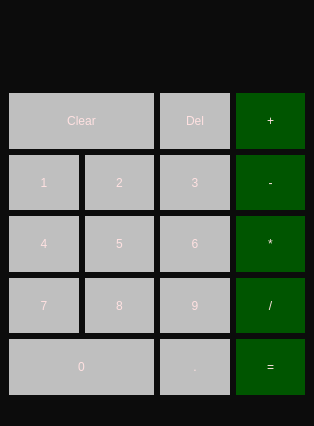
<?xml version="1.0" encoding="UTF-8"?>
<ui version="4.0">
 <class>MainWindow</class>
 <widget class="QMainWindow" name="MainWindow">
  <property name="geometry">
   <rect>
    <x>0</x>
    <y>0</y>
    <width>314</width>
    <height>426</height>
   </rect>
  </property>
  <property name="windowTitle">
   <string>MainWindow</string>
  </property>
  <property name="styleSheet">
   <string notr="true">background-color: rgb(12, 12, 12);</string>
  </property>
  <widget class="QWidget" name="centralwidget">
   <layout class="QVBoxLayout" name="verticalLayout">
    <item>
     <layout class="QGridLayout" name="gridLayout">
      <item row="1" column="0" colspan="2">
       <widget class="QPushButton" name="push_clear">
        <property name="sizePolicy">
         <sizepolicy hsizetype="MinimumExpanding" vsizetype="Preferred">
          <horstretch>0</horstretch>
          <verstretch>10</verstretch>
         </sizepolicy>
        </property>
        <property name="styleSheet">
         <string notr="true">QPushButton
{
font: 75 20pt &quot;Ms Shell Dlg 2&quot;;
color:rgb(255, 225, 225);
background-color: rgb(191, 191, 191);
border-radius: 30pt;
}

QPushButton:hover
{
color:rgb(61,61,61);
background-color:rgb(238,238,238);
}
QPushBotton{background-color(208,0,0); color:rgb(255,255,255);  }</string>
        </property>
        <property name="text">
         <string>Clear</string>
        </property>
       </widget>
      </item>
      <item row="5" column="0" colspan="2">
       <widget class="QPushButton" name="push_zero">
        <property name="sizePolicy">
         <sizepolicy hsizetype="MinimumExpanding" vsizetype="Preferred">
          <horstretch>0</horstretch>
          <verstretch>10</verstretch>
         </sizepolicy>
        </property>
        <property name="styleSheet">
         <string notr="true">QPushButton
{
font: 75 20pt &quot;Ms Shell Dlg 2&quot;;
color:rgb(255, 225, 225);
background-color: rgb(191, 191, 191);
border-radius: 30pt;
}

QPushButton:hover
{
color:rgb(61,61,61);
background-color:rgb(238,238,238);
}
QPushBotton{background-color(208,0,0); color:rgb(255,255,255);  }</string>
        </property>
        <property name="text">
         <string>0</string>
        </property>
       </widget>
      </item>
      <item row="5" column="2">
       <widget class="QPushButton" name="push_point">
        <property name="sizePolicy">
         <sizepolicy hsizetype="MinimumExpanding" vsizetype="Preferred">
          <horstretch>0</horstretch>
          <verstretch>10</verstretch>
         </sizepolicy>
        </property>
        <property name="styleSheet">
         <string notr="true">QPushButton
{
font: 75 20pt &quot;Ms Shell Dlg 2&quot;;
color:rgb(255, 225, 225);
background-color: rgb(191, 191, 191);
border-radius: 30pt;
}

QPushButton:hover
{
color:rgb(61,61,61);
background-color:rgb(238,238,238);
}
QPushBotton{background-color(208,0,0); color:rgb(255,255,255);  }</string>
        </property>
        <property name="text">
         <string>.</string>
        </property>
       </widget>
      </item>
      <item row="3" column="0">
       <widget class="QPushButton" name="push_4">
        <property name="sizePolicy">
         <sizepolicy hsizetype="MinimumExpanding" vsizetype="Preferred">
          <horstretch>0</horstretch>
          <verstretch>10</verstretch>
         </sizepolicy>
        </property>
        <property name="styleSheet">
         <string notr="true">QPushButton
{
font: 75 20pt &quot;Ms Shell Dlg 2&quot;;
color:rgb(255, 225, 225);
background-color: rgb(191, 191, 191);
border-radius: 30pt;
}

QPushButton:hover
{
color:rgb(61,61,61);
background-color:rgb(238,238,238);
}
QPushBotton{background-color(208,0,0); color:rgb(255,255,255);  }</string>
        </property>
        <property name="text">
         <string>4</string>
        </property>
       </widget>
      </item>
      <item row="2" column="0">
       <widget class="QPushButton" name="push_1">
        <property name="sizePolicy">
         <sizepolicy hsizetype="MinimumExpanding" vsizetype="Preferred">
          <horstretch>0</horstretch>
          <verstretch>10</verstretch>
         </sizepolicy>
        </property>
        <property name="styleSheet">
         <string notr="true">QPushButton
{
font: 75 20pt &quot;Ms Shell Dlg 2&quot;;
color:rgb(255, 225, 225);
background-color: rgb(191, 191, 191);
border-radius: 30pt;
}

QPushButton:hover
{
color:rgb(61,61,61);
background-color:rgb(238,238,238);
}
QPushBotton{background-color(208,0,0); color:rgb(255,255,255);  }</string>
        </property>
        <property name="text">
         <string>1</string>
        </property>
       </widget>
      </item>
      <item row="1" column="2">
       <widget class="QPushButton" name="push_del">
        <property name="sizePolicy">
         <sizepolicy hsizetype="MinimumExpanding" vsizetype="Preferred">
          <horstretch>0</horstretch>
          <verstretch>10</verstretch>
         </sizepolicy>
        </property>
        <property name="styleSheet">
         <string notr="true">QPushButton
{
font: 75 20pt &quot;Ms Shell Dlg 2&quot;;
color:rgb(255, 225, 225);
background-color: rgb(191, 191, 191);
border-radius: 30pt;
}

QPushButton:hover
{
color:rgb(61,61,61);
background-color:rgb(238,238,238);
}
QPushBotton{background-color(208,0,0); color:rgb(255,255,255);  }</string>
        </property>
        <property name="text">
         <string>Del</string>
        </property>
       </widget>
      </item>
      <item row="4" column="2">
       <widget class="QPushButton" name="push_9">
        <property name="sizePolicy">
         <sizepolicy hsizetype="MinimumExpanding" vsizetype="Preferred">
          <horstretch>0</horstretch>
          <verstretch>10</verstretch>
         </sizepolicy>
        </property>
        <property name="styleSheet">
         <string notr="true">QPushButton
{
font: 75 20pt &quot;Ms Shell Dlg 2&quot;;
color:rgb(255, 225, 225);
background-color: rgb(191, 191, 191);
border-radius: 30pt;
}

QPushButton:hover
{
color:rgb(61,61,61);
background-color:rgb(238,238,238);
}
QPushBotton{background-color(208,0,0); color:rgb(255,255,255);  }</string>
        </property>
        <property name="text">
         <string>9</string>
        </property>
       </widget>
      </item>
      <item row="5" column="3">
       <widget class="QPushButton" name="push_equal">
        <property name="sizePolicy">
         <sizepolicy hsizetype="MinimumExpanding" vsizetype="Preferred">
          <horstretch>0</horstretch>
          <verstretch>10</verstretch>
         </sizepolicy>
        </property>
        <property name="styleSheet">
         <string notr="true">QPushButton
{
font: 75 20pt &quot;Ms Shell Dlg 2&quot;;
color:rgb(255, 225, 225);
	background-color: rgb(0, 85, 0);
border-radius: 30pt;
}

QPushButton:hover
{
color:rgb(255,255,127);
background-color:rgb(238,238,238);
}
QPushBotton{background-color(208,0,0); color:rgb(255,255,255);  }</string>
        </property>
        <property name="text">
         <string>=</string>
        </property>
       </widget>
      </item>
      <item row="4" column="1">
       <widget class="QPushButton" name="push_8">
        <property name="sizePolicy">
         <sizepolicy hsizetype="MinimumExpanding" vsizetype="Preferred">
          <horstretch>0</horstretch>
          <verstretch>10</verstretch>
         </sizepolicy>
        </property>
        <property name="styleSheet">
         <string notr="true">QPushButton
{
font: 75 20pt &quot;Ms Shell Dlg 2&quot;;
color:rgb(255, 225, 225);
background-color: rgb(191, 191, 191);
border-radius: 30pt;
}

QPushButton:hover
{
color:rgb(61,61,61);
background-color:rgb(238,238,238);
}
QPushBotton{background-color(208,0,0); color:rgb(255,255,255);  }</string>
        </property>
        <property name="text">
         <string>8</string>
        </property>
       </widget>
      </item>
      <item row="2" column="2">
       <widget class="QPushButton" name="push_3">
        <property name="sizePolicy">
         <sizepolicy hsizetype="MinimumExpanding" vsizetype="Preferred">
          <horstretch>0</horstretch>
          <verstretch>10</verstretch>
         </sizepolicy>
        </property>
        <property name="styleSheet">
         <string notr="true">QPushButton
{
font: 75 20pt &quot;Ms Shell Dlg 2&quot;;
color:rgb(255, 225, 225);
background-color: rgb(191, 191, 191);
border-radius: 30pt;
}

QPushButton:hover
{
color:rgb(61,61,61);
background-color:rgb(238,238,238);
}
QPushBotton{background-color(208,0,0); color:rgb(255,255,255);  }</string>
        </property>
        <property name="text">
         <string>3</string>
        </property>
       </widget>
      </item>
      <item row="3" column="1">
       <widget class="QPushButton" name="push_5">
        <property name="sizePolicy">
         <sizepolicy hsizetype="MinimumExpanding" vsizetype="Preferred">
          <horstretch>0</horstretch>
          <verstretch>10</verstretch>
         </sizepolicy>
        </property>
        <property name="styleSheet">
         <string notr="true">QPushButton
{
font: 75 20pt &quot;Ms Shell Dlg 2&quot;;
color:rgb(255, 225, 225);
background-color: rgb(191, 191, 191);
border-radius: 30pt;
}

QPushButton:hover
{
color:rgb(61,61,61);
background-color:rgb(238,238,238);
}
QPushBotton{background-color(208,0,0); color:rgb(255,255,255);  }QPushButton
{
font: 75 20pt &quot;Ms Shell Dlg 2&quot;;
color:rgb(255, 225, 225);
background-color: rgb(191, 191, 191);
border-radius: 30pt;
}

QPushButton:hover
{
color:rgb(61,61,61);
background-color:rgb(238,238,238);
}
QPushBotton{background-color(208,0,0); color:rgb(255,255,255);  }</string>
        </property>
        <property name="text">
         <string>5</string>
        </property>
       </widget>
      </item>
      <item row="2" column="1">
       <widget class="QPushButton" name="push_2">
        <property name="sizePolicy">
         <sizepolicy hsizetype="MinimumExpanding" vsizetype="Preferred">
          <horstretch>0</horstretch>
          <verstretch>10</verstretch>
         </sizepolicy>
        </property>
        <property name="styleSheet">
         <string notr="true">QPushButton
{
font: 75 20pt &quot;Ms Shell Dlg 2&quot;;
color:rgb(255, 225, 225);
background-color: rgb(191, 191, 191);
border-radius: 30pt;
}

QPushButton:hover
{
color:rgb(61,61,61);
background-color:rgb(238,238,238);
}
QPushBotton{background-color(208,0,0); color:rgb(255,255,255);  }</string>
        </property>
        <property name="text">
         <string>2</string>
        </property>
       </widget>
      </item>
      <item row="0" column="0" colspan="4">
       <widget class="QLabel" name="label">
        <property name="sizePolicy">
         <sizepolicy hsizetype="MinimumExpanding" vsizetype="Preferred">
          <horstretch>0</horstretch>
          <verstretch>14</verstretch>
         </sizepolicy>
        </property>
        <property name="text">
         <string/>
        </property>
        <property name="alignment">
         <set>Qt::AlignRight|Qt::AlignTrailing|Qt::AlignVCenter</set>
        </property>
       </widget>
      </item>
      <item row="2" column="3">
       <widget class="QPushButton" name="push_minus">
        <property name="sizePolicy">
         <sizepolicy hsizetype="MinimumExpanding" vsizetype="Preferred">
          <horstretch>0</horstretch>
          <verstretch>10</verstretch>
         </sizepolicy>
        </property>
        <property name="styleSheet">
         <string notr="true">QPushButton
{
font: 75 20pt &quot;Ms Shell Dlg 2&quot;;
color:rgb(255, 225, 225);
	background-color: rgb(0, 85, 0);
border-radius: 30pt;
}

QPushButton:hover
{
color:rgb(255,255,127);
background-color:rgb(238,238,238);
}
QPushBotton{background-color(208,0,0); color:rgb(255,255,255);  }</string>
        </property>
        <property name="text">
         <string>-</string>
        </property>
       </widget>
      </item>
      <item row="3" column="2">
       <widget class="QPushButton" name="push_6">
        <property name="sizePolicy">
         <sizepolicy hsizetype="MinimumExpanding" vsizetype="Preferred">
          <horstretch>0</horstretch>
          <verstretch>10</verstretch>
         </sizepolicy>
        </property>
        <property name="styleSheet">
         <string notr="true">QPushButton
{
font: 75 20pt &quot;Ms Shell Dlg 2&quot;;
color:rgb(255, 225, 225);
background-color: rgb(191, 191, 191);
border-radius: 30pt;
}

QPushButton:hover
{
color:rgb(61,61,61);
background-color:rgb(238,238,238);
}
QPushBotton{background-color(208,0,0); color:rgb(255,255,255);  }</string>
        </property>
        <property name="text">
         <string>6</string>
        </property>
       </widget>
      </item>
      <item row="4" column="0">
       <widget class="QPushButton" name="push_7">
        <property name="sizePolicy">
         <sizepolicy hsizetype="MinimumExpanding" vsizetype="Preferred">
          <horstretch>0</horstretch>
          <verstretch>10</verstretch>
         </sizepolicy>
        </property>
        <property name="styleSheet">
         <string notr="true">QPushButton
{
font: 75 20pt &quot;Ms Shell Dlg 2&quot;;
color:rgb(255, 225, 225);
background-color: rgb(191, 191, 191);
border-radius: 30pt;
}

QPushButton:hover
{
color:rgb(61,61,61);
background-color:rgb(238,238,238);
}
QPushBotton{background-color(208,0,0); color:rgb(255,255,255);  }</string>
        </property>
        <property name="text">
         <string>7</string>
        </property>
       </widget>
      </item>
      <item row="4" column="3">
       <widget class="QPushButton" name="push_div">
        <property name="sizePolicy">
         <sizepolicy hsizetype="MinimumExpanding" vsizetype="Preferred">
          <horstretch>0</horstretch>
          <verstretch>10</verstretch>
         </sizepolicy>
        </property>
        <property name="styleSheet">
         <string notr="true">QPushButton
{
font: 75 20pt &quot;Ms Shell Dlg 2&quot;;
color:rgb(255, 225, 225);
	background-color: rgb(0, 85, 0);
border-radius: 30pt;
}

QPushButton:hover
{
color:rgb(255,255,127);
background-color:rgb(238,238,238);
}
QPushBotton{background-color(208,0,0); color:rgb(255,255,255);  }</string>
        </property>
        <property name="text">
         <string>/</string>
        </property>
       </widget>
      </item>
      <item row="1" column="3">
       <widget class="QPushButton" name="push_plus">
        <property name="sizePolicy">
         <sizepolicy hsizetype="MinimumExpanding" vsizetype="Preferred">
          <horstretch>0</horstretch>
          <verstretch>10</verstretch>
         </sizepolicy>
        </property>
        <property name="styleSheet">
         <string notr="true">QPushButton
{
font: 75 20pt &quot;Ms Shell Dlg 2&quot;;
color:rgb(255, 225, 225);
	background-color: rgb(0, 85, 0);
border-radius: 30pt;
}

QPushButton:hover
{
color:rgb(255,255,127);
background-color:rgb(238,238,238);
}
QPushBotton{background-color(208,0,0); color:rgb(255,255,255);  }</string>
        </property>
        <property name="text">
         <string>+</string>
        </property>
       </widget>
      </item>
      <item row="3" column="3">
       <widget class="QPushButton" name="push_multi">
        <property name="sizePolicy">
         <sizepolicy hsizetype="MinimumExpanding" vsizetype="Preferred">
          <horstretch>0</horstretch>
          <verstretch>10</verstretch>
         </sizepolicy>
        </property>
        <property name="styleSheet">
         <string notr="true">QPushButton
{
font: 75 20pt &quot;Ms Shell Dlg 2&quot;;
color:rgb(255, 225, 225);
	background-color: rgb(0, 85, 0);
border-radius: 30pt;
}

QPushButton:hover
{
color:rgb(255,255,127);
background-color:rgb(238,238,238);
}
QPushBotton{background-color(208,0,0); color:rgb(255,255,255);  }</string>
        </property>
        <property name="text">
         <string>*</string>
        </property>
       </widget>
      </item>
     </layout>
    </item>
   </layout>
  </widget>
  <widget class="QMenuBar" name="menubar">
   <property name="geometry">
    <rect>
     <x>0</x>
     <y>0</y>
     <width>314</width>
     <height>21</height>
    </rect>
   </property>
  </widget>
  <widget class="QStatusBar" name="statusbar"/>
 </widget>
 <resources/>
 <connections/>
</ui>
